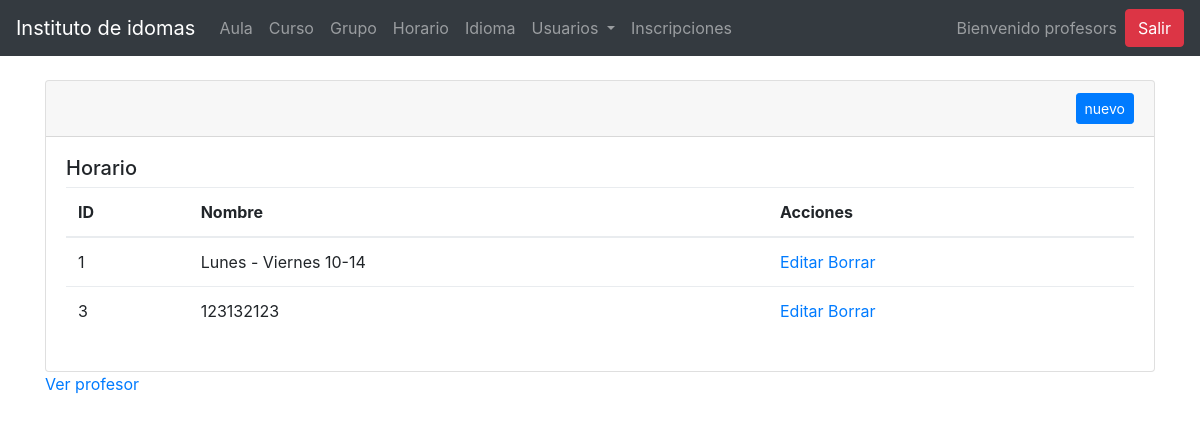
/?page=adm-horario (signed in), run on the app's committed database.
### tables this page shows
CREATE TABLE `horario` (
  `id` int(11) NOT NULL AUTO_INCREMENT,
  `descripcion` varchar(100) DEFAULT NULL,
  PRIMARY KEY (`id`)
);

### controllers/admin/horarioController.php (called while the page is built)
<?php
if ($_POST) {
    include '../../models/Conexion.php';
    $descripcion = $_POST['desc'];
    if ($_POST['tipo'] == 'registro') {
        $sql = "INSERT INTO horario(descripcion) VALUES ('$descripcion')";
        $query = $pdo->exec($sql);
        header("location:../../?page=adm-horario");
    } elseif ($_POST['tipo'] == 'actualizar') {
        $aula = $_POST['aula'];
        $sql = "UPDATE horario SET descripcion = '$descripcion' WHERE id = $aula";
        $query = $pdo->exec($sql);
        header("location:../../?page=adm-horario-editar&id=$aula");
    }
    elseif ($_POST['tipo'] == 'borrar') {
        $aula = $_POST['aula'];
        $sql = "DELETE FROM horario WHERE id = $aula";
        $query = $pdo->exec($sql);
        header("location:../../?page=adm-horario");
    }
} elseif ($_GET['page'] == 'adm-horario-editar') {
    include 'models/Conexion.php';
    $id = $_GET['id'];
    $sql = "select descripcion from horario where id =$id";
    $query = $pdo->query($sql);
    $res = $query->fetchObject();
} else {
    include 'models/Conexion.php';
    $sql = "SELECT * FROM horario";
    $query = $pdo->query($sql);
}

### views/cpanel/admin/horario.php (the view, shortened to what this page needs)
<?php require_once 'controllers/admin/horarioController.php' ?>
    <body>
    <br>
    <div class="container">
        <div class="row">
            <div class="col-md-12">
                <div class="card">
                    <div class="card-header text-right">
                        <button class="btn btn-sm btn-primary" data-toggle="modal" data-target="#exampleModal">nuevo
                        </button>
                    </div>
                    <div class="card-body">
                        <h5>Horario</h5>
                        <table class="table">
                            <thead>
                            <tr>
                                <th>ID</th>
                                <th>Nombre</th>
                                <th>Acciones</th>
                            </tr>
                            </thead>
                            <tbody>
                            <?php
                            foreach ($query as $row) {
                                echo "<tr>";
                                echo "<td>$row[id]</td>";
                                echo "<td>$row[descripcion]</td>";
                                echo "<td>
                                            <a href='?page=adm-horario-editar&id=$row[id]'>Editar</a>
                                            <a href='$row[id]' data-toggle='modal' data-target='#deleteModal' class='linkborrar'>Borrar</a>
                                          </td>";
                                echo "</tr>";
                            }
                            ?>
                            </tbody>
                        </table>
                    </div>
                </div>
            </div>
        </div>
        <a href="profesor.php">Ver profesor</a>
    </div>

### data on the page
horario: id "1", descripcion "Lunes - Viernes 10-14"
horario: id "3", descripcion "123132123"

### other printed values
$_SESSION['usuario']->nombre "profesors"
